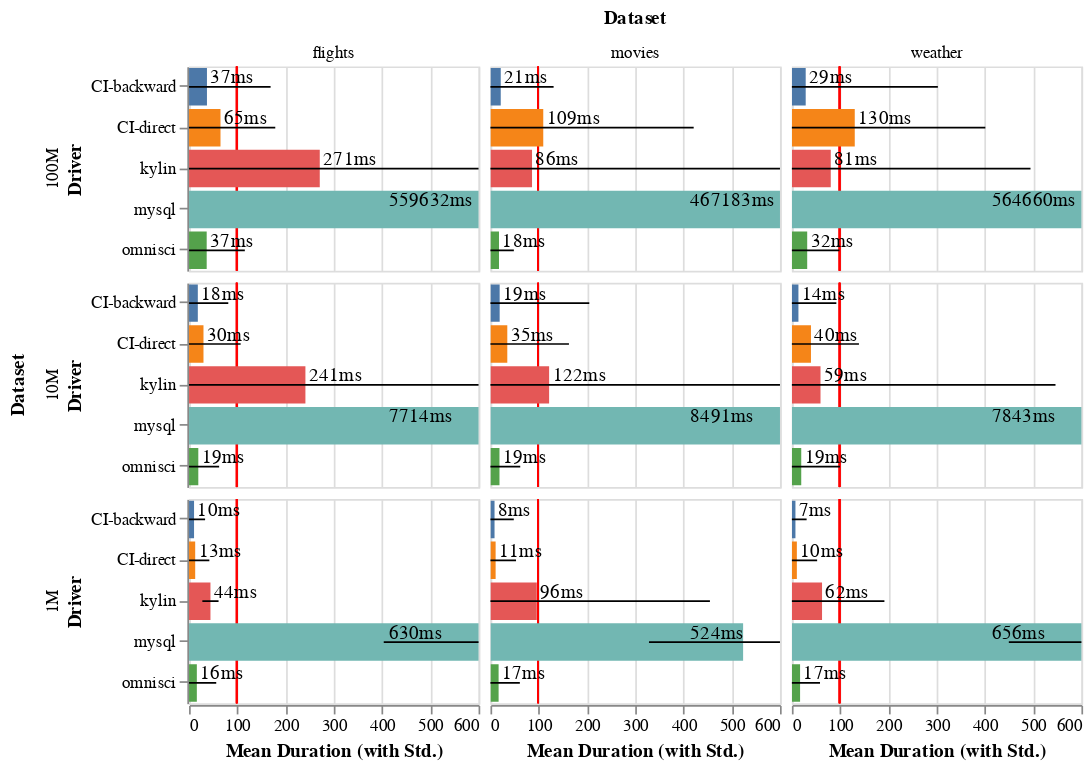

Express this chart as Vega-Lite.
### Vega-Lite specification from a JSON file in a GitHub repository (floating-point values rounded to 4 significant figures)
{"$schema": "https://vega.github.io/schema/vega-lite/v4.json", "description": "A simple bar chart with embedded data.", "data": {"values": [{"dataset_size": "1M", "dataset": "flights", "driver": "CI-backward", "meanDuration": 10.4, "countAnswered": 241401, "durationCiLower": 10.31, "durationCiUpper": 10.49, "durationStd": 22.87, "countViolated": 2717.0, "responseRate": 0.6819}, {"dataset_size": "1M", "dataset": "flights", "driver": "CI-direct", "meanDuration": 12.76, "countAnswered": 209883, "durationCiLower": 12.64, "durationCiUpper": 12.89, "durationStd": 29.33, "countViolated": 2754.0, "responseRate": 0.5917}, {"dataset_size": "1M", "dataset": "flights", "driver": "kylin", "meanDuration": 44.4, "countAnswered": 13594, "durationCiLower": 44.11, "durationCiUpper": 44.68, "durationStd": 16.79, "countViolated": 141.0, "responseRate": 0.03724}, {"dataset_size": "1M", "dataset": "flights", "driver": "mysql", "meanDuration": 629.6, "countAnswered": 4259, "durationCiLower": 622.8, "durationCiUpper": 636.4, "durationStd": 226.1, "countViolated": 4259.0, "responseRate": 0.0}, {"dataset_size": "1M", "dataset": "flights", "driver": "omnisci", "meanDuration": 16.18, "countAnswered": 107135, "durationCiLower": 15.94, "durationCiUpper": 16.42, "durationStd": 40.19, "countViolated": 1752.0, "responseRate": 0.2836}, {"dataset_size": "1M", "dataset": "movies", "driver": "CI-backward", "meanDuration": 8.442, "countAnswered": 190876, "durationCiLower": 8.263, "durationCiUpper": 8.621, "durationStd": 39.9, "countViolated": 2579.0, "responseRate": 0.6714}, {"dataset_size": "1M", "dataset": "movies", "driver": "CI-direct", "meanDuration": 10.7, "countAnswered": 176556, "durationCiLower": 10.51, "durationCiUpper": 10.9, "durationStd": 42.26, "countViolated": 2914.0, "responseRate": 0.6193}, {"dataset_size": "1M", "dataset": "movies", "driver": "kylin", "meanDuration": 96.05, "countAnswered": 24060, "durationCiLower": 91.51, "durationCiUpper": 100.6, "durationStd": 358.8, "countViolated": 1649.0, "responseRate": 0.07843}, {"dataset_size": "1M", "dataset": "movies", "driver": "mysql", "meanDuration": 523.6, "countAnswered": 2896, "durationCiLower": 516.5, "durationCiUpper": 530.7, "durationStd": 195.1, "countViolated": 2896.0, "responseRate": 0.0}, {"dataset_size": "1M", "dataset": "movies", "driver": "omnisci", "meanDuration": 16.88, "countAnswered": 61668, "durationCiLower": 16.53, "durationCiUpper": 17.23, "durationStd": 44.01, "countViolated": 1191.0, "responseRate": 0.1977}, {"dataset_size": "1M", "dataset": "weather", "driver": "CI-backward", "meanDuration": 7.352, "countAnswered": 354766, "durationCiLower": 7.276, "durationCiUpper": 7.428, "durationStd": 23.17, "countViolated": 2412.0, "responseRate": 0.6816}, {"dataset_size": "1M", "dataset": "weather", "driver": "CI-direct", "meanDuration": 10.29, "countAnswered": 298197, "durationCiLower": 10.14, "durationCiUpper": 10.44, "durationStd": 42.04, "countViolated": 3529.0, "responseRate": 0.57}, {"dataset_size": "1M", "dataset": "weather", "driver": "kylin", "meanDuration": 62.48, "countAnswered": 46865, "durationCiLower": 61.31, "durationCiUpper": 63.65, "durationStd": 129.3, "countViolated": 2328.0, "responseRate": 0.08615}, {"dataset_size": "1M", "dataset": "weather", "driver": "mysql", "meanDuration": 655.6, "countAnswered": 3737, "durationCiLower": 649.0, "durationCiUpper": 662.2, "durationStd": 206.0, "countViolated": 3737.0, "responseRate": 0.0}, {"dataset_size": "1M", "dataset": "weather", "driver": "omnisci", "meanDuration": 16.97, "countAnswered": 128950, "durationCiLower": 16.74, "durationCiUpper": 17.19, "durationStd": 41.29, "countViolated": 1941.0, "responseRate": 0.2457}, {"dataset_size": "10M", "dataset": "flights", "driver": "CI-backward", "meanDuration": 18.22, "countAnswered": 195363, "durationCiLower": 17.94, "durationCiUpper": 18.5, "durationStd": 63.12, "countViolated": 8218.0, "responseRate": 0.5346}, {"dataset_size": "10M", "dataset": "flights", "driver": "CI-direct", "meanDuration": 29.95, "countAnswered": 133032, "durationCiLower": 29.53, "durationCiUpper": 30.36, "durationStd": 77.04, "countViolated": 9246.0, "responseRate": 0.3536}, {"dataset_size": "10M", "dataset": "flights", "driver": "kylin", "meanDuration": 241.2, "countAnswered": 18380, "durationCiLower": 224.1, "durationCiUpper": 258.3, "durationStd": 1182.0, "countViolated": 2907.0, "responseRate": 0.04059}, {"dataset_size": "10M", "dataset": "flights", "driver": "mysql", "meanDuration": 7714.0, "countAnswered": 523, "durationCiLower": 7519.0, "durationCiUpper": 7910.0, "durationStd": 2276.0, "countViolated": 523.0, "responseRate": 0.0}, {"dataset_size": "10M", "dataset": "flights", "driver": "omnisci", "meanDuration": 19.21, "countAnswered": 94519, "durationCiLower": 18.94, "durationCiUpper": 19.49, "durationStd": 43.15, "countViolated": 1493.0, "responseRate": 0.2597}, {"dataset_size": "10M", "dataset": "movies", "driver": "CI-backward", "meanDuration": 19.07, "countAnswered": 142614, "durationCiLower": 18.11, "durationCiUpper": 20.04, "durationStd": 185.7, "countViolated": 3129.0, "responseRate": 0.4938}, {"dataset_size": "10M", "dataset": "movies", "driver": "CI-direct", "meanDuration": 34.89, "countAnswered": 60678, "durationCiLower": 33.87, "durationCiUpper": 35.9, "durationStd": 127.8, "countViolated": 3293.0, "responseRate": 0.1974}, {"dataset_size": "10M", "dataset": "movies", "driver": "kylin", "meanDuration": 121.6, "countAnswered": 13696, "durationCiLower": 99.73, "durationCiUpper": 143.4, "durationStd": 1304.0, "countViolated": 907.0, "responseRate": 0.04375}, {"dataset_size": "10M", "dataset": "movies", "driver": "mysql", "meanDuration": 8491.0, "countAnswered": 235, "durationCiLower": 8225.0, "durationCiUpper": 8756.0, "durationStd": 2067.0, "countViolated": 235.0, "responseRate": 0.0}, {"dataset_size": "10M", "dataset": "movies", "driver": "omnisci", "meanDuration": 18.68, "countAnswered": 54288, "durationCiLower": 18.32, "durationCiUpper": 19.05, "durationStd": 43.02, "countViolated": 818.0, "responseRate": 0.183}, {"dataset_size": "10M", "dataset": "weather", "driver": "CI-backward", "meanDuration": 13.55, "countAnswered": 243840, "durationCiLower": 13.24, "durationCiUpper": 13.86, "durationStd": 78.59, "countViolated": 6576.0, "responseRate": 0.456}, {"dataset_size": "10M", "dataset": "weather", "driver": "CI-direct", "meanDuration": 39.54, "countAnswered": 78870, "durationCiLower": 38.84, "durationCiUpper": 40.23, "durationStd": 99.42, "countViolated": 6793.0, "responseRate": 0.136}, {"dataset_size": "10M", "dataset": "weather", "driver": "kylin", "meanDuration": 59.3, "countAnswered": 40449, "durationCiLower": 54.56, "durationCiUpper": 64.05, "durationStd": 487.0, "countViolated": 706.0, "responseRate": 0.07681}, {"dataset_size": "10M", "dataset": "weather", "driver": "mysql", "meanDuration": 7843.0, "countAnswered": 531, "durationCiLower": 7657.0, "durationCiUpper": 8029.0, "durationStd": 2180.0, "countViolated": 531.0, "responseRate": 0.0}, {"dataset_size": "10M", "dataset": "weather", "driver": "omnisci", "meanDuration": 19.37, "countAnswered": 113585, "durationCiLower": 18.91, "durationCiUpper": 19.84, "durationStd": 80.22, "countViolated": 1734.0, "responseRate": 0.216}, {"dataset_size": "100M", "dataset": "flights", "driver": "CI-backward", "meanDuration": 37.16, "countAnswered": 106938, "durationCiLower": 36.37, "durationCiUpper": 37.95, "durationStd": 131.9, "countViolated": 8747.0, "responseRate": 0.2784}, {"dataset_size": "100M", "dataset": "flights", "driver": "CI-direct", "meanDuration": 65.21, "countAnswered": 42298, "durationCiLower": 64.13, "durationCiUpper": 66.29, "durationStd": 113.5, "countViolated": 6824.0, "responseRate": 0.1004}, {"dataset_size": "100M", "dataset": "flights", "driver": "kylin", "meanDuration": 270.9, "countAnswered": 13788, "durationCiLower": 234.6, "durationCiUpper": 307.2, "durationStd": 2174.0, "countViolated": 1078.0, "responseRate": 0.03232}, {"dataset_size": "100M", "dataset": "flights", "driver": "mysql", "meanDuration": 559600.0, "countAnswered": 25, "durationCiLower": 504800.0, "durationCiUpper": 614500.0, "durationStd": 132800.0, "countViolated": 25.0, "responseRate": 0.0}, {"dataset_size": "100M", "dataset": "flights", "driver": "omnisci", "meanDuration": 36.61, "countAnswered": 49860, "durationCiLower": 35.92, "durationCiUpper": 37.31, "durationStd": 79.03, "countViolated": 2078.0, "responseRate": 0.1307}, {"dataset_size": "100M", "dataset": "movies", "driver": "CI-backward", "meanDuration": 21.32, "countAnswered": 65264, "durationCiLower": 20.48, "durationCiUpper": 22.16, "durationStd": 109.5, "countViolated": 1846.0, "responseRate": 0.219}, {"dataset_size": "100M", "dataset": "movies", "driver": "CI-direct", "meanDuration": 109.4, "countAnswered": 15700, "durationCiLower": 104.6, "durationCiUpper": 114.3, "durationStd": 311.7, "countViolated": 2071.0, "responseRate": 0.04413}, {"dataset_size": "100M", "dataset": "movies", "driver": "kylin", "meanDuration": 86.14, "countAnswered": 15603, "durationCiLower": 69.42, "durationCiUpper": 102.9, "durationStd": 1066.0, "countViolated": 610.0, "responseRate": 0.05248}, {"dataset_size": "100M", "dataset": "movies", "driver": "mysql", "meanDuration": 467200.0, "countAnswered": 17, "durationCiLower": 390400.0, "durationCiUpper": 544000.0, "durationStd": 149300.0, "countViolated": 17.0, "responseRate": 0.0}, {"dataset_size": "100M", "dataset": "movies", "driver": "omnisci", "meanDuration": 17.68, "countAnswered": 57050, "durationCiLower": 17.43, "durationCiUpper": 17.93, "durationStd": 30.8, "countViolated": 1001.0, "responseRate": 0.1831}, {"dataset_size": "100M", "dataset": "weather", "driver": "CI-backward", "meanDuration": 28.62, "countAnswered": 124659, "durationCiLower": 27.1, "durationCiUpper": 30.14, "durationStd": 273.9, "countViolated": 3414.0, "responseRate": 0.2311}, {"dataset_size": "100M", "dataset": "weather", "driver": "CI-direct", "meanDuration": 130.3, "countAnswered": 19423, "durationCiLower": 126.5, "durationCiUpper": 134.1, "durationStd": 270.6, "countViolated": 3119.0, "responseRate": 0.02984}, {"dataset_size": "100M", "dataset": "weather", "driver": "kylin", "meanDuration": 80.55, "countAnswered": 16646, "durationCiLower": 74.26, "durationCiUpper": 86.83, "durationStd": 414.0, "countViolated": 611.0, "responseRate": 0.03099}, {"dataset_size": "100M", "dataset": "weather", "driver": "mysql", "meanDuration": 564700.0, "countAnswered": 35, "durationCiLower": 518100.0, "durationCiUpper": 611200.0, "durationStd": 135500.0, "countViolated": 35.0, "responseRate": 0.0}, {"dataset_size": "100M", "dataset": "weather", "driver": "omnisci", "meanDuration": 31.72, "countAnswered": 73135, "durationCiLower": 31.24, "durationCiUpper": 32.21, "durationStd": 66.77, "countViolated": 2329.0, "responseRate": 0.1358}]}, "transform": [{"calculate": "round(datum.meanDuration) + 'ms'", "as": "durationNice"}, {"calculate": "clamp(datum.meanDuration,0,407)", "as": "durationTextPos"}], "facet": {"row": {"field": "dataset_size", "type": "ordinal", "title": "Dataset", "header": {"labelPadding": 2, "titlePadding": 0}}, "column": {"field": "dataset", "type": "nominal", "title": "Dataset", "header": {"labelPadding": 2, "titlePadding": 0}}}, "config": {"facet": {"spacing": 5}}, "spec": {"height": 120, "width": 170, "layer": [{"mark": {"type": "rule", "color": "red"}, "encoding": {"x": {"value": 28}}}, {"mark": {"type": "bar", "clip": true, "height": 22}, "encoding": {"y": {"field": "driver", "type": "nominal", "title": "Driver"}, "x": {"field": "meanDuration", "type": "quantitative", "scale": {"domain": [0, 600]}, "title": "Mean Duration (with Std.)"}, "color": {"field": "driver", "type": "nominal", "title": "Query method", "legend": null}}}, {"mark": {"type": "errorbar", "clip": true}, "encoding": {"x": {"field": "meanDuration", "type": "quantitative", "scale": {"domain": [0, 600]}, "title": "Mean Duration (with Std.)"}, "xError": {"field": "durationStd"}, "y": {"field": "driver", "type": "nominal", "title": "Driver"}}}, {"mark": {"type": "text", "align": "left", "baseline": "middle", "clip": true, "dy": -5, "dx": 2}, "encoding": {"text": {"field": "durationNice", "type": "nominal"}, "y": {"field": "driver", "type": "nominal", "title": "Driver"}, "x": {"field": "durationTextPos", "type": "quantitative"}}}]}}
